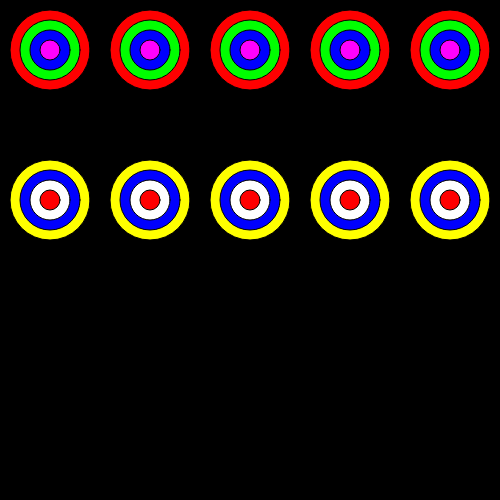
Frame 1 (no input)
Frame 60 (no input): identical to frame 1, image omitted
Frame 120 (the mouse pressed at the canvas centre since frame 60): identical to frame 1, image omitted

The p5.js sketch that drew this single still picture (run headless with seeded random() and noise() and a simulated clock; from frame 60 on, the mouse is pressed at the canvas centre):

// p5.js sketch
// ── sketch.js
let y1 = 50, y2 = 200
function setup() {
  createCanvas(500, 500)
}
function draw() {
  background(0);
  let x = 50//initialize the variable to 50
  while (width > x) { 
    fill(255, 0, 0)//add a red fill
    ellipse(x, y1, 80) 
    fill(0, 255, 0)//add a green fill
    ellipse(x, y1, 60)
    fill(0, 0, 255);//add a blue fill
    ellipse(x, y1, 40)
    fill(255, 0, 255)//add a purple fill
    ellipse(x, y1, 20)
    x = x + 100
  }
  // second row
  for(x = 50; width > x; x+=100){
    fill('yellow')
    circle(x, y2, 80)
    fill('blue')
    circle(x, y2, 60)
    fill('white')
    circle(x, y2, 40)
    fill('red')
    circle(x, y2, 20)
  }

}








// ── boardtime.js
function setup(){
    createCanvas(500, 500)
}
function draw(){
    background(0)
    
}
